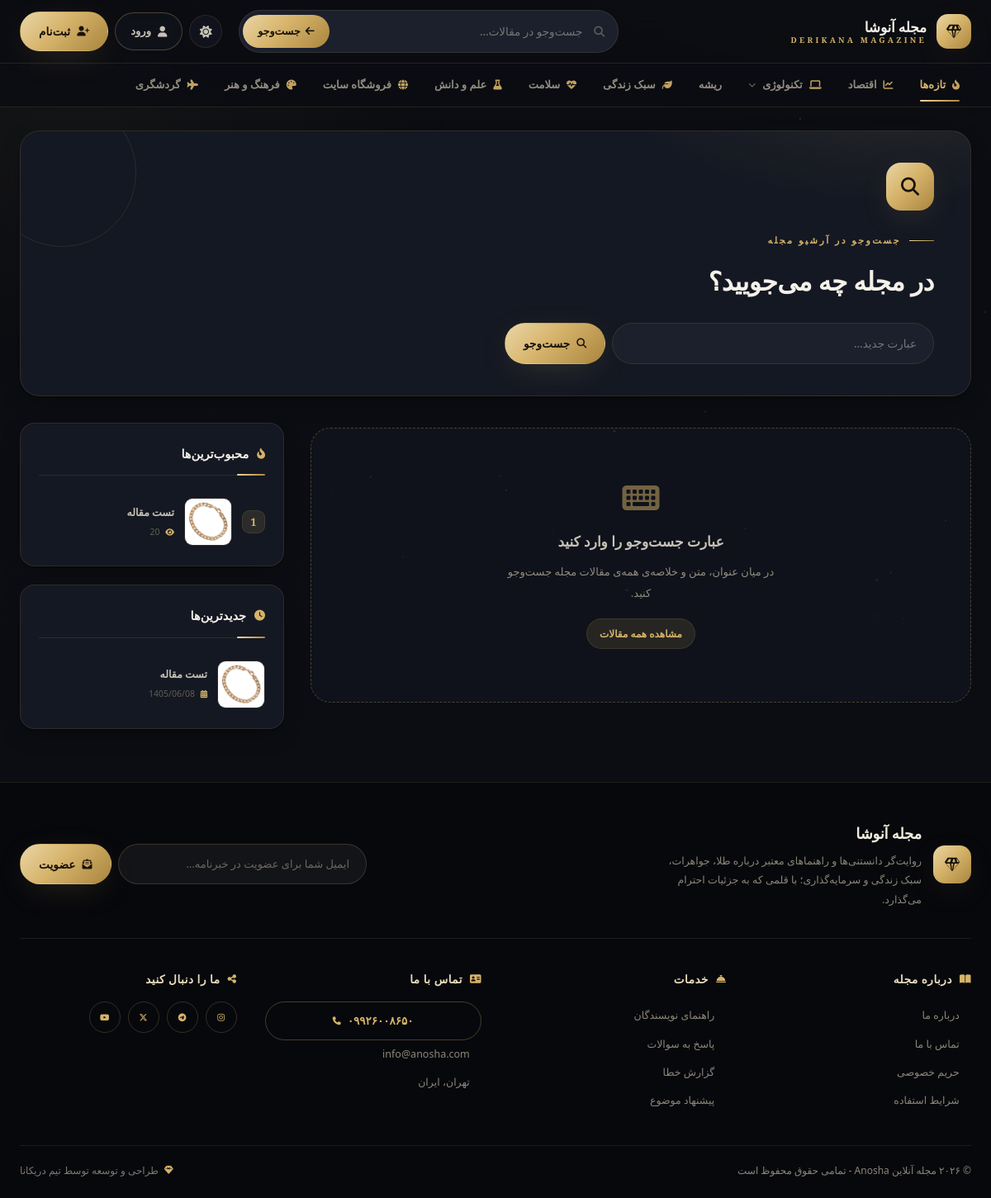
Screenshot of /search.php with the database file from the repository.
### tables this page shows
CREATE TABLE `settings`  (
  `id` int NOT NULL AUTO_INCREMENT,
  `setting_key` varchar(100) NOT NULL,
  `setting_value` text NULL,
  `setting_group` varchar(50) NULL DEFAULT 'general',
  `created_at` datetime NULL DEFAULT current_timestamp(),
  `updated_at` datetime NULL DEFAULT current_timestamp() ON UPDATE CURRENT_TIMESTAMP,
  PRIMARY KEY (`id`) USING BTREE,
  UNIQUE INDEX `setting_key`(`setting_key` ASC) USING BTREE
);

CREATE TABLE `categories`  (
  `id` int NOT NULL AUTO_INCREMENT,
  `name` varchar(100) NOT NULL,
  `slug` varchar(100) NOT NULL,
  `color` varchar(7) NULL DEFAULT '#6C63FF',
  `parent_id` int NULL DEFAULT NULL,
  `icon` varchar(50) NULL DEFAULT NULL,
  `description` text NULL,
  `sort_order` int NULL DEFAULT 0,
  `active` tinyint(1) NULL DEFAULT 1,
  `created_at` datetime NULL DEFAULT current_timestamp(),
  `link_type` enum('internal','external') NULL DEFAULT 'internal',
  `external_link` varchar(500) NULL DEFAULT NULL,
  `link_target` tinyint(1) NULL DEFAULT 0,
  PRIMARY KEY (`id`) USING BTREE,
  UNIQUE INDEX `slug`(`slug` ASC) USING BTREE,
  INDEX `fk_categories_parent`(`parent_id` ASC) USING BTREE,
  CONSTRAINT `fk_categories_parent` FOREIGN KEY (`parent_id`) REFERENCES `categories` (`id`) ON DELETE CASCADE ON UPDATE RESTRICT
);

CREATE TABLE `articles`  (
  `id` int NOT NULL AUTO_INCREMENT,
  `title` varchar(255) NOT NULL,
  `slug` varchar(255) NOT NULL,
  `content` longtext NOT NULL,
  `excerpt` text NULL,
  `image` varchar(255) NULL DEFAULT NULL,
  `author_id` int NOT NULL,
  `category_id` int NULL DEFAULT NULL,
  `views` int NULL DEFAULT 0,
  `status` enum('published','draft','archived') NULL DEFAULT 'draft',
  `featured` tinyint(1) NULL DEFAULT 0,
  `tags` varchar(255) NULL DEFAULT NULL,
  `meta_title` varchar(255) NULL DEFAULT NULL,
  `meta_description` text NULL,
  `created_at` datetime NULL DEFAULT current_timestamp(),
  `updated_at` datetime NULL DEFAULT current_timestamp() ON UPDATE CURRENT_TIMESTAMP,
  PRIMARY KEY (`id`) USING BTREE,
  UNIQUE INDEX `slug`(`slug` ASC) USING BTREE,
  INDEX `author_id`(`author_id` ASC) USING BTREE,
  INDEX `category_id`(`category_id` ASC) USING BTREE,
  CONSTRAINT `articles_ibfk_1` FOREIGN KEY (`author_id`) REFERENCES `users` (`id`) ON DELETE CASCADE ON UPDATE RESTRICT,
  CONSTRAINT `articles_ibfk_2` FOREIGN KEY (`category_id`) REFERENCES `categories` (`id`) ON DELETE SET NULL ON UPDATE RESTRICT
);

### search.php (the view, shortened to what the rows shown need)
<?php
require_once 'includes/auth.php';
require_once 'includes/functions.php';
$query = isset($_GET['q']) ? cleanInput($_GET['q']) : '';
$categories = getCategories();
$popular_articles = $pdo->query("SELECT id, title, slug, image, views, created_at FROM articles WHERE status = 'published' ORDER BY views DESC LIMIT 5")->fetchAll();
$recent_articles = $pdo->query("SELECT id, title, slug, image, created_at FROM articles WHERE status = 'published' ORDER BY created_at DESC LIMIT 5")->fetchAll();
include_once 'includes/header.php';
$img = function ($article) {
    if (!empty($article['image']) && file_exists(__DIR__ . '/uploads/articles/' . $article['image'])) {
        return 'uploads/articles/' . $article['image'];
    }
    return 'https://images.unsplash.com/photo-1499750310107-5fef28a66643?w=120&h=120&fit=crop';
};
?>
<section class="container">
    <div class="page-head">
        <h1><?php echo $query !== '' ? 'نتایج برای: «' . htmlspecialchars($query) . '»' : 'در مجله چه می‌جویید؟'; ?></h1>
    </div>
</section>
<div class="search-results container">
    <aside class="results-sidebar" aria-label="ستون کناری">
        <div class="sidebar-widget">
            <?php foreach ($popular_articles as $index => $p): ?>
                <a class="widget-item" href="article.php?slug=<?php echo htmlspecialchars($p['slug']); ?>">
                    <span class="item-number"><?php echo $index + 1; ?></span>
                    <img src="<?php echo $img($p); ?>" alt="" loading="lazy" />
                    <div class="info">
                        <h4><?php echo htmlspecialchars(truncateText($p['title'], 32)); ?></h4>
                        <div class="views"><i class="fas fa-eye"></i> <?php echo number_format($p['views']); ?></div>
                    </div>
                </a>
            <?php endforeach; ?>
        </div>
        <div class="sidebar-widget">
            <?php foreach ($recent_articles as $r): ?>
                <a class="widget-item" href="article.php?slug=<?php echo htmlspecialchars($r['slug']); ?>">
                    <img src="<?php echo $img($r); ?>" alt="" loading="lazy" />
                    <div class="info">
                        <h4><?php echo htmlspecialchars(truncateText($r['title'], 32)); ?></h4>
                        <div class="date"><i class="fas fa-calendar-days"></i> <?php echo getPersianDate(strtotime($r['created_at'])); ?></div>
                    </div>
                </a>
            <?php endforeach; ?>
        </div>
    </aside>
</div>
<?php include_once 'includes/footer.php'; ?>

### includes/header.php (shortened to what the rows shown need)
<?php
if (!isset($categories)) {
    function getCategoriesTreeNav($pdo, $parent_id = null, $level = 0) {
        $stmt = $pdo->prepare("SELECT * FROM categories WHERE active = 1 AND parent_id " . ($parent_id === null ? "IS NULL" : "= ?") . " ORDER BY sort_order ASC, name ASC");
        if ($parent_id !== null) {
            $stmt->execute([$parent_id]);
        } else {
            $stmt->execute();
        }
        $result = [];
        while ($row = $stmt->fetch()) {
            $row['level'] = $level;
            $row['children'] = getCategoriesTreeNav($pdo, $row['id'], $level + 1);
            $result[] = $row;
        }
        return $result;
    }
    $categories_tree = getCategoriesTreeNav($pdo);
} else {
    $categories_tree = [];
    foreach ($categories as $cat) {
        if ($cat['parent_id'] === null || $cat['parent_id'] == 0) {
            $cat['children'] = [];
            foreach ($categories as $sub) {
                if ($sub['parent_id'] == $cat['id']) {
                    $cat['children'][] = $sub;
                }
            }
            $categories_tree[] = $cat;
        }
    }
}
$site_title = getSetting('site_title') ?: 'مجله دریکانا';
$current_cat = $_GET['slug'] ?? $_GET['category'] ?? null;
?>
<!DOCTYPE html>
<html lang="fa" dir="rtl" data-theme="dark">
<head>
    <link href="https://cdn.jsdelivr.net/gh/rastikerdar/vazirmatn@v33.003/Vazirmatn-font-face.css" rel="stylesheet" />
    <link rel="stylesheet" href="https://cdnjs.cloudflare.com/ajax/libs/font-awesome/6.5.2/css/all.min.css" />
    <link href="https://unpkg.com/aos@2.3.1/dist/aos.css" rel="stylesheet" />
    <link rel="stylesheet" href="assets/css/style.css" />
    <link rel="stylesheet" href="assets/css/pages.css" />
</head>
<body>
<header class="site-header" id="mainHeader">
    <div class="header-inner container">
        <a class="brand" href="index.php" aria-label="<?php echo htmlspecialchars($site_title); ?>">
            <span class="brand-text">
                <span class="brand-fa"><?php echo htmlspecialchars($site_title); ?></span>
                <span class="brand-en">Derikana Magazine</span>
            </span>
        </a>
    </div>
    <nav class="cat-nav" aria-label="دسته‌بندی‌ها">
        <ul class="cat-list container">
            <?php
            function renderMegaMenu($items) {
                global $current_cat;
                foreach ($items as $cat):
                    $has_children = !empty($cat['children']);
                    $link_target = (isset($cat['link_target']) && $cat['link_target'] == 1) ? ' target="_blank" rel="noopener"' : '';
                    $link_type = $cat['link_type'] ?? 'internal';
                    $is_active = ($current_cat && $current_cat == $cat['slug']) ? 'active' : '';
                    $icon = !empty($cat['icon']) ? '<i class="fas ' . htmlspecialchars($cat['icon']) . '" aria-hidden="true"></i>' : '';
                    $href = ($link_type == 'external' && !empty($cat['external_link'])) ? $cat['external_link'] : 'category.php?slug=' . $cat['slug'];
                    if ($has_children): ?>
                        <li class="has-sub">
                            <a href="<?php echo htmlspecialchars($href); ?>"<?php echo $link_target; ?> class="<?php echo $is_active; ?>" aria-haspopup="true">
                                <?php echo $icon; ?> <?php echo htmlspecialchars($cat['name']); ?>
                                <i class="fas fa-chevron-down caret" aria-hidden="true"></i>
                            </a>
                        </li>
                    <?php else: ?>
                        <li>
                            <a href="<?php echo htmlspecialchars($href); ?>"<?php echo $link_target; ?> class="<?php echo $is_active; ?>">
                                <?php echo $icon; ?> <?php echo htmlspecialchars($cat['name']); ?>
                            </a>
                        </li>
                    <?php endif;
                endforeach;
            }
            renderMegaMenu($categories_tree);
            ?>
        </ul>
    </nav>
</header>
<main id="main">

### includes/footer.php (shortened to what the rows shown need)
<?php
$footer_site_title = getSetting('site_title') ?: 'مجله دریکانا';
?>
</main>
<footer class="footer">
    <div class="container">
        <div class="footer-top">
            <div class="footer-brand">
                <div>
                    <span class="brand-fa"><?php echo htmlspecialchars($footer_site_title); ?></span>
                    <p>روایت‌گر دانستنی‌ها و راهنماهای معتبر درباره طلا، جواهرات، سبک زندگی و سرمایه‌گذاری؛ با قلمی که به جزئیات احترام می‌گذارد.</p>
                </div>
            </div>
        </div>
        <div class="footer-grid">
            <div>
                <h4><i class="fas fa-address-card"></i> تماس با ما</h4>
                <a class="contact-phone" href="tel:<?php echo preg_replace('/[^0-9+]/', '', getSetting('footer_phone') ?: '09926008650'); ?>">
                    <i class="fas fa-phone"></i> <?php echo getSetting('footer_phone') ?: '۰۹۹۲۶۰۰۸۶۵۰'; ?>
                </a>
                <a href="mailto:<?php echo getSetting('footer_email') ?: 'info@derikana.com'; ?>"><i class="fas fa-angle-left"></i> <?php echo getSetting('footer_email') ?: 'info@derikana.com'; ?></a>
                <a href="#"><i class="fas fa-angle-left"></i> <?php echo getSetting('footer_address') ?: 'تهران، ایران'; ?></a>
            </div>
        </div>
        <div class="footer-bottom">
            <span><?php echo getSetting('footer_copyright') ?: '© ۲۰۲۶ مجله دریکانا — تمامی حقوق محفوظ است'; ?></span>
            <span class="dev"><i class="fas fa-gem"></i> طراحی و توسعه توسط تیم دریکانا</span>
        </div>
    </div>
</footer>
</body>
</html>

### rows the page displays
settings: setting_value "مجله آنوشا"
categories: name "اقتصاد"
categories: name "تکنولوژی"
categories: name "ریشه"
categories: name "سبک زندگی"
categories: name "سلامت"
categories: name "علم و دانش"
categories: name "فروشگاه سایت"
categories: name "فرهنگ و هنر"
categories: name "گردشگری"
articles: image (picture), title "تست مقاله", views "20", created_at "1405/06/08"
settings: setting_value "۰۹۹۲۶۰۰۸۶۵۰"
settings: setting_value "info@anosha.com"
settings: setting_value "© ۲۰۲۶ مجله آنلاین Anosha - تمامی حقوق محفوظ است"

### other values shown
getSetting('footer_address') ?: 'تهران، ایران' "تهران، ایران"
